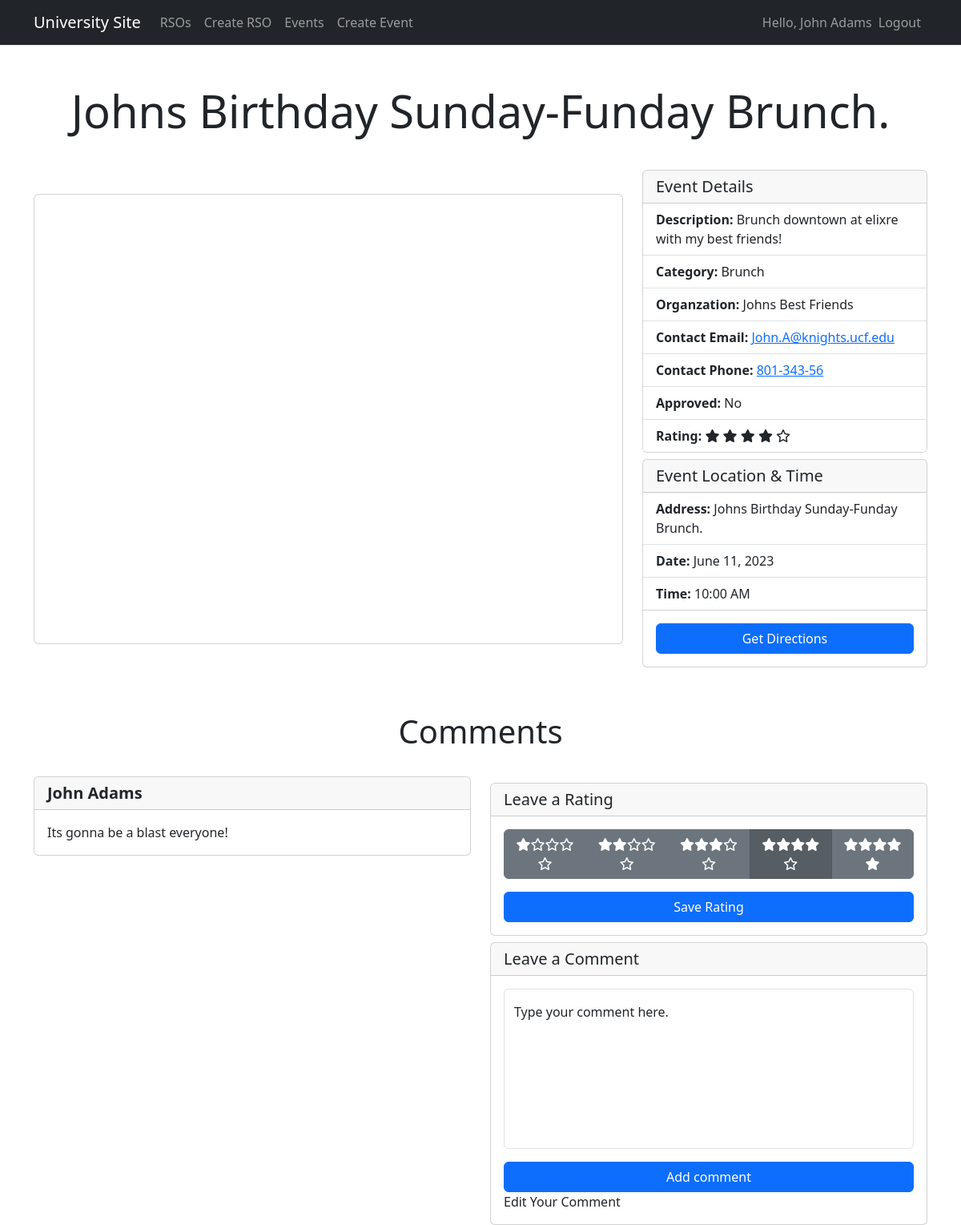
The page /events/view_event.php?id=2 (signed in) on the database its author committed.
### tables this page shows
CREATE TABLE Events (
    EventID INT AUTO_INCREMENT PRIMARY KEY,
    Name VARCHAR(255) NOT NULL,
    Category VARCHAR(255) NOT NULL,
    Description TEXT,
    Time TIME NOT NULL,
    Date DATE NOT NULL,
    LocationID INT,
    ContactPhone VARCHAR(20),
    ContactEmail VARCHAR(255),
    EventType ENUM('public', 'private', 'rso') NOT NULL,
    RSOID INT,
    UniversityID INT,
    Approved BOOLEAN,
    FOREIGN KEY (LocationID) REFERENCES Locations(LocationID),
    FOREIGN KEY (RSOID) REFERENCES RSOs(RSOID),
    FOREIGN KEY (UniversityID) REFERENCES Universities(UniversityID)
);

CREATE TABLE RSOs (
    RSOID INT AUTO_INCREMENT PRIMARY KEY,
    Name VARCHAR(255) NOT NULL,
    Description VARCHAR(512) NOT NULL,
    AdminID INT,
    UniversityID INT,
    ImageURL VARCHAR(512),
    FOREIGN KEY (AdminID) REFERENCES Users(UserID),
    FOREIGN KEY (UniversityID) REFERENCES Universities(UniversityID)
);

CREATE TABLE Locations (
    LocationID INT AUTO_INCREMENT PRIMARY KEY,
    Name VARCHAR(255) NOT NULL,
    Latitude DECIMAL(9,6) NOT NULL,
    Longitude DECIMAL(9,6) NOT NULL
);

CREATE TABLE Comments (
    CommentID INT AUTO_INCREMENT PRIMARY KEY,
    UserID INT,
    EventID INT,
    Content TEXT NOT NULL,
    Timestamp TIMESTAMP DEFAULT CURRENT_TIMESTAMP,
    FOREIGN KEY (UserID) REFERENCES Users(UserID),
    FOREIGN KEY (EventID) REFERENCES Events(EventID)
);

CREATE TABLE Users (
    UserID INT AUTO_INCREMENT PRIMARY KEY,
    Email VARCHAR(255) NOT NULL UNIQUE,
    Password VARCHAR(255) NOT NULL,
    FullName VARCHAR(255) NOT NULL,
    UniversityID INT,
    FOREIGN KEY (UniversityID) REFERENCES Universities(UniversityID)
);

### src/core/db.php (called while the page is built, shortened)
<?php
function db_get_connection() {
    $host = '127.0.0.1';
    $db = 'universitysite';
    $user = 'universitysite';
    $pass = 'universitysite';
    $charset = 'utf8mb4';
    $dsn = "mysql:host=$host;dbname=$db;charset=$charset";
    $options = [
        PDO::ATTR_ERRMODE => PDO::ERRMODE_EXCEPTION,
        PDO::ATTR_DEFAULT_FETCH_MODE => PDO::FETCH_ASSOC,
        PDO::ATTR_EMULATE_PREPARES => false,
    ];
    try {
        $dbConn = new PDO($dsn, $user, $pass, $options);
        return $dbConn;
    } catch (\PDOException $e) {
        throw new \PDOException($e->getMessage(), (int)$e->getCode());
    }
}
function users_get_user($universityId, $userId) {
    $dbConn = db_get_connection();
    $stmt = $dbConn->prepare("SELECT * FROM Users WHERE UniversityID = :universityId AND UserID = :userId");
    $stmt->bindParam(':universityId', $universityId);
    $stmt->bindParam(':userId', $userId);
    $stmt->execute();
    $user = $stmt->fetch();
    return $user;
}
function orgs_get_rso($universityId, $rsoId) {
    $dbConn = db_get_connection();
    $statement = 'SELECT * FROM rsos WHERE RSOID = :rsoId AND UniversityID = :universityId';
    $stmt = $dbConn->prepare($statement);
    $stmt->bindParam(':rsoId', $rsoId);
    $stmt->bindParam(':universityId', $universityId);
    $stmt->execute();
    $rso = $stmt->fetch();
    return $rso;
}
function events_get_event($universityId, $eventId)
{
    $dbConn = db_get_connection();
    $statement = 'SELECT * FROM Events WHERE EventID = :eventId AND UniversityID = :universityId';
    $stmt = $dbConn->prepare($statement);
    $stmt->bindParam(':universityId', $universityId);
    $stmt->bindParam(':eventId', $eventId);
    $stmt->execute();
    return $stmt->fetch();
}
function events_get_event_rating($eventId) {
    $dbConn = db_get_connection();
    $statement = 'SELECT AVG(Stars) FROM Ratings WHERE EventID = :eventId';
    $stmt = $dbConn->prepare($statement);
    $stmt->bindParam(':eventId', $eventId);
    $stmt->execute();
    $rating = $stmt->fetchColumn();
    return $rating;
}
function location_get_location($locationid) {
    $dbConn = db_get_connection();
    $statement = 'SELECT * FROM locations WHERE LocationID = :locationid';
    $stmt = $dbConn->prepare($statement);
    $stmt->bindParam(':locationid', $locationid);
    $stmt->execute();
    return $stmt->fetch();
}
function comments_get_comments($eventId) {
    $dbConn = db_get_connection();
    $statement = 'SELECT * FROM comments WHERE EventID = :eventId';
    $stmt = $dbConn->prepare($statement);
    $stmt->bindParam(':eventId', $eventId);
    $stmt->execute();
    return $stmt->fetchAll();
}
?>

### src/events/view_event.php (the view, shortened to what this page needs)
<?php
include_once('../core/header.php');
?>
<?php
$universityId = $_SESSION["user_universityid"];
$event = events_get_event($_SESSION["user_universityid"], $_GET["id"]);
$location = location_get_location($event["LocationID"]);
$rso = null;
if ($event["EventType"] == 'rso') {
    $rso = orgs_get_rso($event["UniversityID"], $event["RSOID"]);
}
$eventRating = events_get_event_rating($_GET["id"]);
$comments = comments_get_comments($_GET["id"]);
$date = new DateTime($event["Date"]);
$formatted_date = $date->format('F j, Y');
$time = new DateTime($event["Time"]);
$formatted_time = $time->format('g:i A');
$google_maps_url = "https://maps.google.com/?q={$location['Latitude']},{$location['Longitude']}";
?>
        <?php
        $location = location_get_location($event["LocationID"]);
        ?>
<div class="p-5 pb-md-4 mx-auto text-center">
    <h1 class="display-4 fw-normal"><?= $event["Name"] ?></h1>
</div>
<div class="container">
    <div class="row">
        <div class="col col-md-8 align-self-center h-100">
            <div class="card h-100">
                <div id="map" style="width: auto; height: 35rem;"></div>
            </div>
        </div>
        <div class="col col-md-4 align-self-center">
            <div class="row my-2">
                <div class="col-md-12">
                    <div class="card">
                        <h5 class="card-header">
                            Event Details
                        </h5>
                        <ul class="list-group list-group-flush">
                            <li class="list-group-item">
                                <strong>Description: </strong> <?= $event["Description"]; ?>
                            </li>
                            <li class="list-group-item">
                                <strong>Category: </strong> <?= $event["Category"]; ?>
                            </li>
                            <?php if ($event["EventType"] == 'rso'): ?>
                                <li class="list-group-item">
                                    <strong>Organzation: </strong> <?= $rso["Name"]; ?>
                                </li>
                            <?php endif; ?>
                            <li class="list-group-item">
                                <strong>Contact Email:</strong>
                                <a href="mailto:<?= $event["ContactEmail"]; ?>"><?= $event["ContactEmail"]; ?></a>
                            </li>
                            <li class="list-group-item">
                                <strong>Contact Phone:</strong>
                                <a href="tel:<?= $event["ContactPhone"]; ?>"><?= $event["ContactPhone"]; ?></a>
                            </li>
                            <li class="list-group-item">
                                <strong>Approved: </strong><?=$event["Approved"] ? "Yes" : "No"; ?>
                            </li>
                            <li class="list-group-item">
                                <strong>Rating:</strong>
                                <?php for ($i = 0; $i < $eventRating; $i++): ?> <i
                                    class="fa-solid fa-star"></i> <?php endfor; ?>
                                <?php for ($i = 5; $i > $eventRating; $i--): ?> <i
                                    class="fa-regular fa-star"></i> <?php endfor; ?>
                            </li>
                        </ul>
                    </div>
                </div>
            </div>
            <div class="row my-2">
                <div class="col-md-12 align-self-center">
                    <div class="card">
                        <h5 class="card-header">
                            Event Location & Time
                        </h5>
                        <ul class="list-group list-group-flush">
                            <li class="list-group-item">
                                <strong>Address: </strong> <?= $location["Name"]; ?>
                            </li>
                            <li class="list-group-item">
                                <strong>Date:</strong> <?= $formatted_date; ?>
                            </li>
                            <li class="list-group-item">
                                <strong>Time:</strong> <?= $formatted_time ?>
                            </li>
                        </ul>
                        <div class="card-body">
                            <a href="<?= $google_maps_url ?>" target="_blank" class="btn btn-primary w-100">Get
                                Directions</a>
                        </div>
                    </div>
                </div>
            </div>
        </div>
    </div>
</div>
<div class="container">
    <div class="p-5 pb-md-4 mx-auto text-center">
        <h1 class="display-6 fw-normal">Comments</h1>
    </div>
    <div class="row">
        <div class="col col-md-6 align-self-top h-100">
            <div class="comment-section">
                <?php foreach ($comments as $eventComment) : ?>
                    <?php
                    $commentUser = users_get_user($universityId, $eventComment["UserID"]);
                    ?>
                    <div class="card">
                        <h5 class="card-header">
                            <strong><?= $commentUser["FullName"] ?></strong>
                        </h5>
                        <div class="card-body">
                            <p class="card-text"><?= $eventComment["Content"]; ?></p>
                        </div>
                    </div>
                <?php endforeach; ?>
            </div>
        </div>
        <div class="col col-md-6 align-self-top">
            <div class="row my-2">
                <div class="col-md-12">
                    <div class="card">
                        <h5 class="card-header">
                            Leave a Rating
                        </h5>
                        <div class="card-body">
                            <form class="text-center w-100" action="/events/update_rating.php" method="post">
                                <div class="mb-3">
                                    <div class="btn-group" role="group" aria-label="Rating">
                                        <label class="btn btn-secondary" for="rating1">
                                            <i class="fa-solid fa-star"></i><i class="fa-regular fa-star"></i><i
                                                class="fa-regular fa-star"></i><i class="fa-regular fa-star"></i><i
                                                class="fa-regular fa-star"></i>
                                        </label>
                                        <label class="btn btn-secondary" for="rating2">
                                            <i class="fa-solid fa-star"></i><i class="fa-solid fa-star"></i><i
                                                class="fa-regular fa-star"></i><i class="fa-regular fa-star"></i><i
                                                class="fa-regular fa-star"></i>
                                        </label>
                                        <label class="btn btn-secondary" for="rating3">
                                            <i class="fa-solid fa-star"></i><i class="fa-solid fa-star"></i><i
                                                class="fa-solid fa-star"></i><i class="fa-regular fa-star"></i><i
                                                class="fa-regular fa-star"></i>
                                        </label>
                                        <label class="btn btn-secondary" for="rating4">
                                            <i class="fa-solid fa-star"></i><i class="fa-solid fa-star"></i><i
                                                class="fa-solid fa-star"></i><i class="fa-solid fa-star"></i><i
                                                class="fa-regular fa-star"></i>
                                        </label>
                                        <label class="btn btn-secondary" for="rating5">
                                            <i class="fa-solid fa-star"></i><i class="fa-solid fa-star"></i><i
                                                class="fa-solid fa-star"></i><i class="fa-solid fa-star"></i><i
                                                class="fa-solid fa-star"></i>
                                        </label>
                                    </div>
                                </div>
                                <button type="submit" id="submit" name="submit"
                                        class="btn btn-primary text-center w-100">Save Rating
                                </button>
                            </form>
                        </div>
                    </div>
                </div>
            </div>
            <div class="row">
                <div class="col-md-12 align-self-center">
                    <div class="card">
                        <h5 class="card-header">
                            Leave a Comment
                        </h5>
                        <div class="card-body">
                            <form class="text-start" action="/events/add_comments.php" method="post">
                                <div class="mb-3">
                                    <div class="form-floating">
                                        <textarea class="form-control" placeholder="Leave a comment here"
                                                  id="comment" name="comment"
                                                  style="height: 200px; resize: none;"></textarea>
                                        <label for="comment">Type your comment here.</label>
                                    </div>
                                </div>
                                <button type="submit" id="submit" name="submit"
                                        class="btn btn-primary text-center w-100">Add comment
                                </button>
                            </form>
                            <a href="/events/edit_comments.php?id=<?= $event["EventID"] ?>" class="nav-link">Edit Your
                                Comment</a>
                        </div>
                    </div>
                </div>
            </div>
        </div>
    </div>
    <?php
    include_once('../core/footer.php');
    ?>

### rows shown on the page
events: Name "Johns Birthday Sunday-Funday Brunch.", Description "Brunch downtown at elixre with my best friends!", Category "Brunch", ContactEmail "John.A@knights.ucf.edu", ContactPhone "801-343-56", Date "June 11, 2023", Time "10:00 AM"
rsos: Name "Johns Best Friends"
locations: Name "Johns Birthday Sunday-Funday Brunch."
comments: UserID.FullName "John Adams", Content "Its gonna be a blast everyone!"

### other values the page prints
$_SESSION["user_fullname"] "John Adams"
